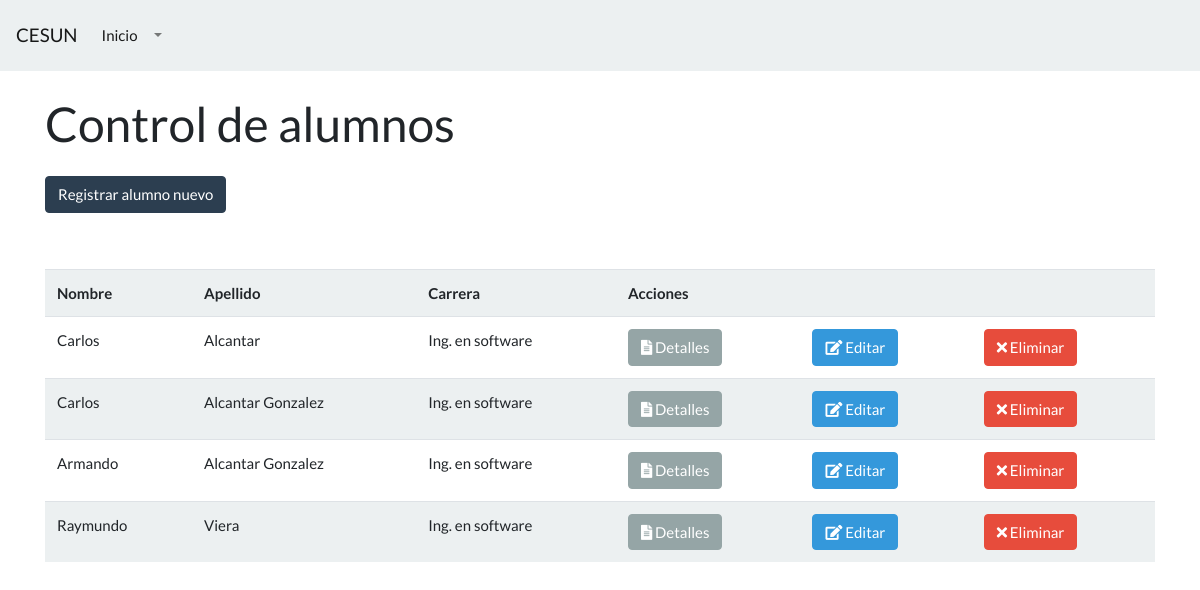
Page /alumnos/ (signed in) on the committed database.
### aplicacion/models.py (models this page shows, shortened)
class Alumno(models.Model):
    nombre=models.CharField(max_length=100)
    apellido=models.CharField(max_length=100)
    carrera=models.ForeignKey(Carrera, on_delete=models.CASCADE)

class Carrera(models.Model):
    nombre=models.CharField(max_length=100)
    def __str__(self):
        return self.nombre

### aplicacion/views.py (the view)
# urls.py: path('alumnos/', views.ListaAlumnos.as_view(), name="alumnos"),
class ListaAlumnos(LoginRequiredMixin,generic.ListView):
    model = Alumno
    template_name = "alumnos.html"

### aplicacion/templates/alumnos.html (shortened to what this page needs)
{% extends "./base.html" %}
{% block contenido %}
<h1>Control de alumnos</h1>
<a class="btn btn-primary mt-3 mb-5" href="{% url 'RegistrarAlumno' %}">Registrar alumno nuevo</a>
<table class="table table-striped mt-2">
    <th>Nombre</th>
    <th>Apellido</th>
    <th>Carrera</th>
    <th colspan="3">Acciones</th>
    {% for alumno in object_list %}
    <tr>
        <td>{{alumno.nombre}}</td>
        <td>{{alumno.apellido}}</td>
        <td>{{alumno.carrera}}</td>
        <td><a class="btn btn-secondary" href="{% url 'AlumnoDetalle' alumno.id %}"><i class="fa fa-file-alt" aria-hidden="true"></i> Detalles</a></td>
        <td><a class="btn btn-info" href="{% url 'ModificarAlumno' alumno.id %}"><i class="fa fa-edit" aria-hidden="true"></i> Editar</a></td>
        <td><a class="btn btn-danger" href="{% url 'EliminarAlumno' alumno.id %}"><i class="fa fa-times" aria-hidden="true"></i> Eliminar</a></td>
    </tr>
    {% endfor %}
</table>
{% endblock contenido %}

### rows in the picture
Alumno: nombre "Carlos", apellido "Alcantar", carrera "Ing. en software"
Alumno: nombre "Carlos", apellido "Alcantar Gonzalez", carrera "Ing. en software"
Alumno: nombre "Armando", apellido "Alcantar Gonzalez", carrera "Ing. en software"
Alumno: nombre "Raymundo", apellido "Viera", carrera "Ing. en software"
